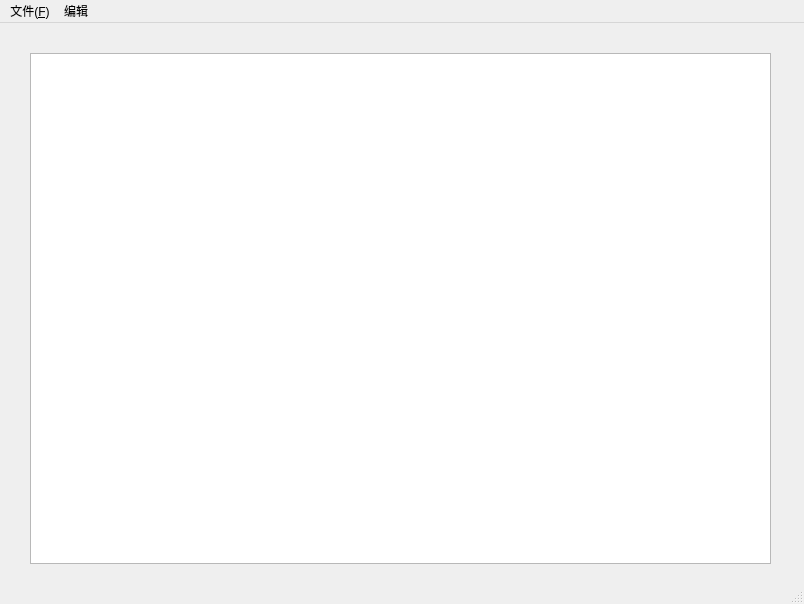
<?xml version="1.0" encoding="UTF-8"?>
<ui version="4.0">
 <class>MainWindow</class>
 <widget class="QMainWindow" name="MainWindow">
  <property name="geometry">
   <rect>
    <x>0</x>
    <y>0</y>
    <width>804</width>
    <height>604</height>
   </rect>
  </property>
  <property name="windowTitle">
   <string>MainWindow</string>
  </property>
  <widget class="QWidget" name="centralwidget">
   <widget class="QTextEdit" name="textEdit">
    <property name="geometry">
     <rect>
      <x>30</x>
      <y>30</y>
      <width>741</width>
      <height>511</height>
     </rect>
    </property>
   </widget>
  </widget>
  <widget class="QMenuBar" name="menubar">
   <property name="geometry">
    <rect>
     <x>0</x>
     <y>0</y>
     <width>804</width>
     <height>26</height>
    </rect>
   </property>
   <widget class="QMenu" name="menu_F">
    <property name="title">
     <string>文件(&amp;F)</string>
    </property>
    <addaction name="newAction"/>
    <addaction name="openAction"/>
    <addaction name="saveAction"/>
    <addaction name="anthorAction"/>
    <addaction name="separator"/>
    <addaction name="printAction"/>
    <addaction name="exitAction"/>
   </widget>
   <widget class="QMenu" name="menu">
    <property name="title">
     <string>编辑</string>
    </property>
    <addaction name="undoACtion"/>
    <addaction name="redoAction"/>
    <addaction name="separator"/>
    <addaction name="copyAction"/>
    <addaction name="cutAction"/>
    <addaction name="pasteAction"/>
    <addaction name="selectAction"/>
    <addaction name="separator"/>
    <addaction name="datatimeAction"/>
    <addaction name="fontAction"/>
    <addaction name="colorAction"/>
   </widget>
   <addaction name="menu_F"/>
   <addaction name="menu"/>
  </widget>
  <widget class="QStatusBar" name="statusbar"/>
  <action name="newAction">
   <property name="text">
    <string>新建(&amp;N)</string>
   </property>
  </action>
  <action name="openAction">
   <property name="text">
    <string>打开(&amp;O)</string>
   </property>
  </action>
  <action name="saveAction">
   <property name="text">
    <string>保存(&amp;S)</string>
   </property>
  </action>
  <action name="anthorAction">
   <property name="text">
    <string>另存为(&amp;A)</string>
   </property>
  </action>
  <action name="printAction">
   <property name="text">
    <string>打印(&amp;P)</string>
   </property>
  </action>
  <action name="exitAction">
   <property name="text">
    <string>退出()</string>
   </property>
  </action>
  <action name="undoACtion">
   <property name="text">
    <string>撤销(&amp;U)</string>
   </property>
  </action>
  <action name="redoAction">
   <property name="text">
    <string>重做(&amp;R)</string>
   </property>
  </action>
  <action name="copyAction">
   <property name="text">
    <string>复制(&amp;C)</string>
   </property>
  </action>
  <action name="cutAction">
   <property name="text">
    <string>剪切(&amp;X)</string>
   </property>
  </action>
  <action name="pasteAction">
   <property name="text">
    <string>粘贴(&amp;P)</string>
   </property>
  </action>
  <action name="selectAction">
   <property name="text">
    <string>全选(&amp;A)</string>
   </property>
  </action>
  <action name="datatimeAction">
   <property name="text">
    <string>日期(&amp;D)</string>
   </property>
  </action>
  <action name="fontAction">
   <property name="text">
    <string>字体(&amp;F)</string>
   </property>
  </action>
  <action name="colorAction">
   <property name="text">
    <string>颜色(&amp;L)</string>
   </property>
  </action>
 </widget>
 <resources/>
 <connections/>
</ui>
